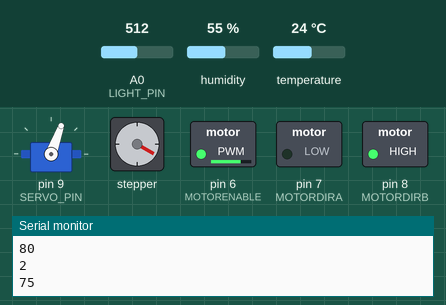
The sketch below on a simulated Arduino Uno, built with avr-gcc and run on an emulated ATmega328P. Shown: servo, stepper motor, switched loads named in the sketch (green lamp = pin HIGH), the last lines printed to the serial monitor. The inputs (shaded band) are chosen by the test bench; at power-on: A0 (LIGHT_PIN) = 512, humidity 55 %, temperature 24 °C. Stepper angles assume 2038 steps per turn.

Above: at 10.95 s.
11.2 s: A0 (LIGHT_PIN) set to 676
14.7 s: A0 (LIGHT_PIN) set to 704
At 15.04 s:
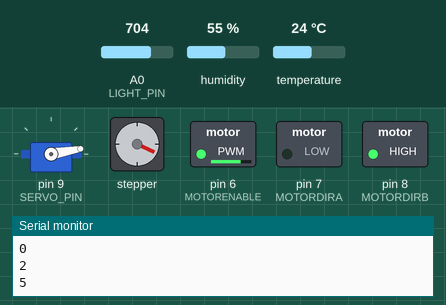
18.2 s: A0 (LIGHT_PIN) set to 511
At 20.34 s:
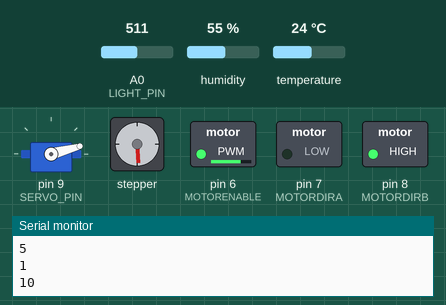
21.7 s: A0 (LIGHT_PIN) set to 364
32.6 s: A0 (LIGHT_PIN) set to 341
At 32.92 s:
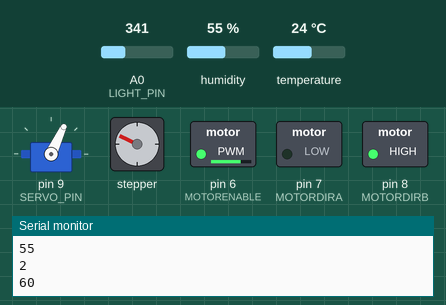
Timing chart, 0 to 55.0 s (numbered marks = the images above; inputs shaded):
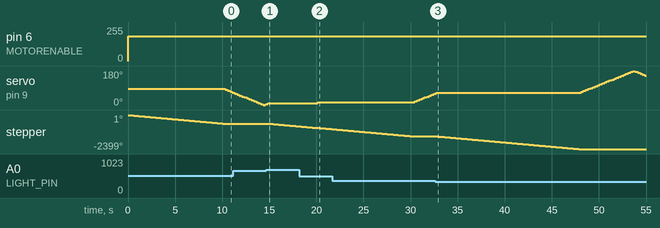

Measured:
- the behaviour switches between 685 and 686 on A0 (LIGHT_PIN) (found by bisection; images 0 and 1)
- the behaviour switches between 348 and 347 on A0 (LIGHT_PIN) (found by bisection; images 2 and 3)
- after the input at 14.7 s, servo on pin 9 (SERVO_PIN): goes on until 14.8 s, then stays 10°; stepper: keeps turning counter-clockwise at about 60°/s, starting after 0.14 s
- after the input at 18.2 s, servo on pin 9 (SERVO_PIN): goes on until 20.1 s, then stays 15°
- after the input at 32.6 s, stepper: turns 900° counter-clockwise in 15.1 s, starting after 0.12 s
- by itself, stepper: turns 600° counter-clockwise in 10.1 s

The sketch:

homeController.ino
```cpp
#include <Servo.h>
#include <Stepper.h>
#include "dht_nonblocking.h"

//  TESTING CONTROLS
#define TESTING 0
#define TEST_NUM 4


//      GLOBAL VARIABLES

//  Stepper
//if motor doesn't reverse direction, try switching IN2 and IN3
#define STEPPER_IN1 2
#define STEPPER_IN2 3
#define STEPPER_IN3 4
#define STEPPER_IN4 5
#define STEPS  2038   // Number of steps per revolution
// Was having issues getting this to line up correctly
// Found this resource that cleared things up
// https://lastminuteengineers.com/28byj48-stepper-motor-arduino-tutorial/
Stepper stepper(STEPS, STEPPER_IN1, STEPPER_IN2, STEPPER_IN3, STEPPER_IN4);
int stepperPos = 0; // Blinds are closed

//  DC Motor
#define MOTORENABLE 6
#define MOTORDIRA 7
#define MOTORDIRB 8
int motorSpeed = 0;

//  Servo
#define SERVO_PIN 9
Servo servo;
int servoPos = 90;
bool servoDir = false;

//  PhotoResistor
#define LIGHT_PIN 0// analog pin
int lightLevel;

//  ThermoResistor
#define HEAT_PIN 11
#define DHT_TYPE DHT_TYPE_11
float* temp;
float* humidity;
DHT_nonblocking dht(HEAT_PIN, DHT_TYPE);


void setup() {
  // put your setup code here, to run once:
  Serial.begin(9600);
  servo.attach(SERVO_PIN);
  servo.write(servoPos);
  stepper.setSpeed(10);
  pinMode(MOTORENABLE, OUTPUT);
  pinMode(MOTORDIRA, OUTPUT);
  pinMode(MOTORDIRB, OUTPUT);
  digitalWrite(MOTORDIRA, LOW);
  digitalWrite(MOTORDIRB, HIGH);
  analogWrite(MOTORENABLE, 255);
  dht.measure(temp, humidity);
}


void loop() {
  // put your main code here, to run repeatedly:

  //   UNIT TESTING
  if (TESTING == 1){

    if (TEST_NUM == 0){
      // light
      lightLevel = normalizeLightReading(analogRead(LIGHT_PIN)); //Returns a value between 0 and 1023 for the UNO
      Serial.println(lightLevel);
      delay(100);
    } else if (TEST_NUM == 1){
      // temp
      if (dht.measure(temp, humidity) == true){
        Serial.print("The temperature is :");
        Serial.println(*temp);
       } else Serial.println(*temp);
       delay(100);
    } else if (TEST_NUM == 2){
      // stepper
      stepper.setSpeed(10);
      Serial.println("CounterClockwise");
      stepper.step(-3 * STEPS);
      delay(100);
      Serial.println("Clockwise");
      stepper.step(3 * STEPS);
      delay(100);
    } else if (TEST_NUM == 3){
      // servo
      servo.write(0);
      delay(500);
      servo.write(90);
      delay(500);
      servo.write(180);
      delay(500);
      servo.write(90);
      delay(500);
    } else if (TEST_NUM == 4){
      // dc motor
      if(servoDir == true){
        motorSpeed += 51;
        if (motorSpeed >= 255) servoDir = false;
      } else{
        motorSpeed -= 51;
        if (motorSpeed <= 0) servoDir = true;
      }
      digitalWrite(MOTORDIRA, LOW);
      digitalWrite(MOTORDIRB, HIGH);
      analogWrite(MOTORENABLE, motorSpeed);
      delay(1000);
    }
  } else {
    //    MAIN

    Serial.println(stepperPos);

    // Get Light level
    lightLevel = normalizeLightReading(analogRead(LIGHT_PIN));

    // Get heat level
    dht.measure(temp, humidity);

    // Spin fan
    analogWrite(MOTORENABLE, tempToFanSpeed(tempConversion(*temp)));

    // adjust servo position for back and forth motion
    Serial.println(servoPos);
    if(servoDir == true){
      servoPos += 5;
      if (servoPos >= 180) servoDir = false;
    } else{
      servoPos -= 5;
      if (servoPos <= 0) servoDir = true;
    }
    servo.write(servoPos);

    // Move stepper to position
    // 3 positions
    // half turn between each
    int nextPos = lightToBlindPos(lightLevel);
    /*
    Serial.print("Current: ");
    Serial.println(stepperPos);
    Serial.print("Next: ");
    Serial.println(nextPos);
    Serial.print("Difference ");
    Serial.println(nextPos - stepperPos);
    */
    if(nextPos - stepperPos != 0){
      stepperPos = nextPos;
      stepper.step(nextPos - stepperPos*(STEPS/2)*5/3);
    }


    // Delay for time between readings/servo movements
    delay(250);
  }
}
//  Returns a value for the light reading between 0 (dark) and 100 (bright)
int normalizeLightReading(int value) {
  return map(value, 0, 1023, 0, 100);
}

// Returns a position for the blind to turn to based on intensity of light
int lightToBlindPos(int lightLevel){
  int returnVal = 3 - map(lightLevel, 0, 100, 0, 3);
  if (returnVal > 3) return 3;
  if (returnVal < 0) return 0;
  return returnVal;
}

// Returns the desired speed of the fan based on heat in the room
int tempToFanSpeed(float f){
  int returnVal = map(f, 70, 100, 225, 255);
  if (returnVal > 255) return 255;
  if (returnVal < 0) return 0;
  return returnVal;
}

// Returns temp in farenheight
float tempConversion(int c){
  return (c*1.8) + 32;
}
```
